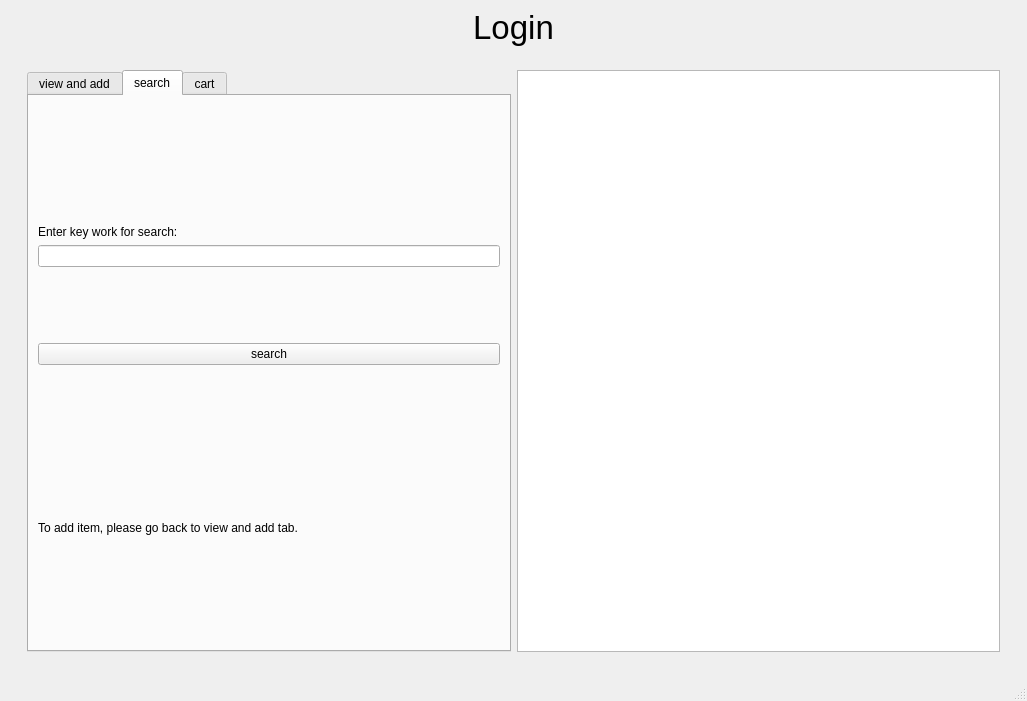
<?xml version="1.0" encoding="UTF-8"?>
<ui version="4.0">
 <class>MainWindow</class>
 <widget class="QMainWindow" name="MainWindow">
  <property name="geometry">
   <rect>
    <x>0</x>
    <y>0</y>
    <width>1027</width>
    <height>701</height>
   </rect>
  </property>
  <property name="windowTitle">
   <string>Shopping Application</string>
  </property>
  <widget class="QWidget" name="centralwidget">
   <layout class="QVBoxLayout" name="verticalLayout_7">
    <item>
     <layout class="QGridLayout" name="gridLayout">
      <item row="0" column="0">
       <spacer name="horizontalSpacer">
        <property name="orientation">
         <enum>Qt::Horizontal</enum>
        </property>
        <property name="sizeHint" stdset="0">
         <size>
          <width>40</width>
          <height>20</height>
         </size>
        </property>
       </spacer>
      </item>
      <item row="0" column="2">
       <spacer name="horizontalSpacer_2">
        <property name="orientation">
         <enum>Qt::Horizontal</enum>
        </property>
        <property name="sizeHint" stdset="0">
         <size>
          <width>40</width>
          <height>20</height>
         </size>
        </property>
       </spacer>
      </item>
      <item row="0" column="1">
       <widget class="QLabel" name="pageTitle">
        <property name="font">
         <font>
          <pointsize>25</pointsize>
         </font>
        </property>
        <property name="layoutDirection">
         <enum>Qt::LeftToRight</enum>
        </property>
        <property name="text">
         <string>Login</string>
        </property>
        <property name="alignment">
         <set>Qt::AlignCenter</set>
        </property>
       </widget>
      </item>
     </layout>
    </item>
    <item>
     <widget class="QStackedWidget" name="stackedWidget">
      <property name="font">
       <font>
        <pointsize>30</pointsize>
       </font>
      </property>
      <property name="currentIndex">
       <number>2</number>
      </property>
      <widget class="QWidget" name="login">
       <property name="font">
        <font>
         <pointsize>9</pointsize>
        </font>
       </property>
       <layout class="QGridLayout" name="gridLayout_3">
        <item row="0" column="0">
         <widget class="QTabWidget" name="tabWidget">
          <property name="currentIndex">
           <number>0</number>
          </property>
          <widget class="QWidget" name="userLogin">
           <attribute name="title">
            <string>User Login</string>
           </attribute>
           <layout class="QVBoxLayout" name="verticalLayout_3">
            <item>
             <widget class="QLabel" name="label_6">
              <property name="text">
               <string>Enter name:</string>
              </property>
             </widget>
            </item>
            <item>
             <widget class="QLineEdit" name="userName"/>
            </item>
            <item>
             <widget class="QLabel" name="label_7">
              <property name="text">
               <string>Enter password:</string>
              </property>
             </widget>
            </item>
            <item>
             <widget class="QLineEdit" name="userPw">
              <property name="echoMode">
               <enum>QLineEdit::Password</enum>
              </property>
             </widget>
            </item>
            <item>
             <spacer name="verticalSpacer_3">
              <property name="orientation">
               <enum>Qt::Vertical</enum>
              </property>
              <property name="sizeType">
               <enum>QSizePolicy::Fixed</enum>
              </property>
              <property name="sizeHint" stdset="0">
               <size>
                <width>20</width>
                <height>120</height>
               </size>
              </property>
             </spacer>
            </item>
            <item>
             <widget class="QPushButton" name="userLogin_2">
              <property name="text">
               <string>login</string>
              </property>
             </widget>
            </item>
            <item>
             <widget class="QLabel" name="userFail">
              <property name="text">
               <string>login fail</string>
              </property>
              <property name="alignment">
               <set>Qt::AlignCenter</set>
              </property>
             </widget>
            </item>
           </layout>
          </widget>
          <widget class="QWidget" name="adminLogin">
           <attribute name="title">
            <string>Admin Login</string>
           </attribute>
           <layout class="QVBoxLayout" name="verticalLayout_2">
            <item>
             <widget class="QLabel" name="label_3">
              <property name="text">
               <string>Enter name:</string>
              </property>
             </widget>
            </item>
            <item>
             <widget class="QLineEdit" name="adminName"/>
            </item>
            <item>
             <widget class="QLabel" name="label_4">
              <property name="text">
               <string>Enter password:</string>
              </property>
             </widget>
            </item>
            <item>
             <widget class="QLineEdit" name="adminPw_2">
              <property name="echoMode">
               <enum>QLineEdit::Password</enum>
              </property>
             </widget>
            </item>
            <item>
             <spacer name="verticalSpacer_2">
              <property name="orientation">
               <enum>Qt::Vertical</enum>
              </property>
              <property name="sizeType">
               <enum>QSizePolicy::Fixed</enum>
              </property>
              <property name="sizeHint" stdset="0">
               <size>
                <width>20</width>
                <height>120</height>
               </size>
              </property>
             </spacer>
            </item>
            <item>
             <widget class="QPushButton" name="adminLogin_2">
              <property name="text">
               <string>login</string>
              </property>
             </widget>
            </item>
            <item>
             <widget class="QLabel" name="adminFail">
              <property name="text">
               <string>login fail</string>
              </property>
              <property name="alignment">
               <set>Qt::AlignCenter</set>
              </property>
             </widget>
            </item>
           </layout>
          </widget>
          <widget class="QWidget" name="regi">
           <attribute name="title">
            <string>Register</string>
           </attribute>
           <layout class="QVBoxLayout" name="verticalLayout">
            <item>
             <widget class="QLabel" name="label">
              <property name="text">
               <string>Enter username:</string>
              </property>
             </widget>
            </item>
            <item>
             <widget class="QLineEdit" name="regiName"/>
            </item>
            <item>
             <widget class="QLabel" name="label_2">
              <property name="text">
               <string>Enter password:</string>
              </property>
             </widget>
            </item>
            <item>
             <widget class="QLineEdit" name="regiPw"/>
            </item>
            <item>
             <spacer name="verticalSpacer">
              <property name="orientation">
               <enum>Qt::Vertical</enum>
              </property>
              <property name="sizeType">
               <enum>QSizePolicy::Fixed</enum>
              </property>
              <property name="sizeHint" stdset="0">
               <size>
                <width>20</width>
                <height>120</height>
               </size>
              </property>
             </spacer>
            </item>
            <item>
             <widget class="QPushButton" name="regiConf">
              <property name="text">
               <string>register</string>
              </property>
             </widget>
            </item>
            <item>
             <widget class="QLabel" name="regiFail">
              <property name="text">
               <string>register fail</string>
              </property>
              <property name="alignment">
               <set>Qt::AlignCenter</set>
              </property>
             </widget>
            </item>
           </layout>
          </widget>
          <widget class="QWidget" name="guestLogin">
           <attribute name="title">
            <string>Guest</string>
           </attribute>
           <layout class="QGridLayout" name="gridLayout_6">
            <item row="0" column="0">
             <spacer name="horizontalSpacer_3">
              <property name="orientation">
               <enum>Qt::Horizontal</enum>
              </property>
              <property name="sizeHint" stdset="0">
               <size>
                <width>40</width>
                <height>20</height>
               </size>
              </property>
             </spacer>
            </item>
            <item row="0" column="1">
             <widget class="QPushButton" name="guestLogin_2">
              <property name="text">
               <string>Continue as Guest</string>
              </property>
             </widget>
            </item>
            <item row="0" column="2">
             <spacer name="horizontalSpacer_4">
              <property name="orientation">
               <enum>Qt::Horizontal</enum>
              </property>
              <property name="sizeHint" stdset="0">
               <size>
                <width>40</width>
                <height>20</height>
               </size>
              </property>
             </spacer>
            </item>
           </layout>
          </widget>
         </widget>
        </item>
       </layout>
      </widget>
      <widget class="QWidget" name="AdminMenu">
       <layout class="QGridLayout" name="gridLayout_4">
        <item row="0" column="0">
         <widget class="QTabWidget" name="adminTab">
          <property name="font">
           <font>
            <pointsize>9</pointsize>
           </font>
          </property>
          <property name="currentIndex">
           <number>0</number>
          </property>
          <widget class="QWidget" name="updateTab">
           <attribute name="title">
            <string>Update</string>
           </attribute>
           <layout class="QGridLayout" name="gridLayout_9">
            <item row="0" column="0">
             <widget class="QTableView" name="updateView"/>
            </item>
            <item row="1" column="0">
             <widget class="QWidget" name="widget_2" native="true">
              <layout class="QGridLayout" name="gridLayout_10">
               <item row="1" column="4">
                <widget class="QPushButton" name="updateCommit">
                 <property name="text">
                  <string>CommitAll</string>
                 </property>
                </widget>
               </item>
               <item row="0" column="1">
                <widget class="QComboBox" name="updateViewSelect">
                 <item>
                  <property name="text">
                   <string>Categories</string>
                  </property>
                 </item>
                 <item>
                  <property name="text">
                   <string>SubCategories</string>
                  </property>
                 </item>
                 <item>
                  <property name="text">
                   <string>Items</string>
                  </property>
                 </item>
                 <item>
                  <property name="text">
                   <string>ItemsOnSale</string>
                  </property>
                 </item>
                </widget>
               </item>
               <item row="0" column="2">
                <widget class="QPushButton" name="updateAdd">
                 <property name="text">
                  <string>Add</string>
                 </property>
                </widget>
               </item>
               <item row="0" column="3">
                <widget class="QPushButton" name="updateDelete">
                 <property name="text">
                  <string>Delete Selected</string>
                 </property>
                </widget>
               </item>
               <item row="1" column="1">
                <widget class="QPushButton" name="updateCancel">
                 <property name="text">
                  <string>Cancel</string>
                 </property>
                </widget>
               </item>
               <item row="0" column="4">
                <widget class="QPushButton" name="updateToDiscount">
                 <property name="text">
                  <string>Add Items to Discount</string>
                 </property>
                </widget>
               </item>
               <item row="1" column="2" colspan="2">
                <widget class="QPushButton" name="updateRmExpired">
                 <property name="text">
                  <string>Remove all expired sales items</string>
                 </property>
                </widget>
               </item>
              </layout>
             </widget>
            </item>
           </layout>
          </widget>
          <widget class="QWidget" name="catModifyTab">
           <attribute name="title">
            <string>Category Modify</string>
           </attribute>
           <layout class="QVBoxLayout" name="verticalLayout_8">
            <item>
             <widget class="QWidget" name="widget_3" native="true">
              <layout class="QHBoxLayout" name="horizontalLayout_2">
               <item>
                <widget class="QTableView" name="catItemView"/>
               </item>
               <item>
                <widget class="QTableView" name="catSubView"/>
               </item>
               <item>
                <widget class="QTableView" name="catCatView"/>
               </item>
              </layout>
             </widget>
            </item>
            <item>
             <widget class="QPushButton" name="refresh">
              <property name="text">
               <string>Refresh</string>
              </property>
             </widget>
            </item>
            <item>
             <widget class="QWidget" name="widget_4" native="true">
              <layout class="QHBoxLayout" name="horizontalLayout_3">
               <item>
                <widget class="QPushButton" name="catItemToSub">
                 <property name="text">
                  <string>Set Items to Subcategory</string>
                 </property>
                </widget>
               </item>
               <item>
                <widget class="QPushButton" name="catSubToCat">
                 <property name="text">
                  <string>Set Subcategory to Category</string>
                 </property>
                </widget>
               </item>
              </layout>
             </widget>
            </item>
           </layout>
          </widget>
         </widget>
        </item>
       </layout>
      </widget>
      <widget class="QWidget" name="UsrMenu">
       <layout class="QVBoxLayout" name="verticalLayout_5">
        <item>
         <widget class="QWidget" name="widget" native="true">
          <layout class="QHBoxLayout" name="horizontalLayout">
           <item>
            <widget class="QTabWidget" name="userTab">
             <property name="font">
              <font>
               <pointsize>9</pointsize>
              </font>
             </property>
             <property name="currentIndex">
              <number>1</number>
             </property>
             <property name="iconSize">
              <size>
               <width>16</width>
               <height>16</height>
              </size>
             </property>
             <widget class="QWidget" name="userView">
              <attribute name="title">
               <string>view and add</string>
              </attribute>
              <layout class="QGridLayout" name="gridLayout_7">
               <item row="0" column="0" rowspan="2">
                <layout class="QGridLayout" name="gridLayout_2">
                 <item row="2" column="0">
                  <widget class="QLabel" name="label_5">
                   <property name="text">
                    <string>Category:</string>
                   </property>
                  </widget>
                 </item>
                 <item row="6" column="0">
                  <layout class="QVBoxLayout" name="verticalLayout_4">
                   <item>
                    <widget class="QLabel" name="label_9">
                     <property name="text">
                      <string>Enter the value:</string>
                     </property>
                    </widget>
                   </item>
                   <item>
                    <widget class="QSpinBox" name="itemVal"/>
                   </item>
                  </layout>
                 </item>
                 <item row="3" column="1">
                  <widget class="QComboBox" name="userSubcat"/>
                 </item>
                 <item row="4" column="0" colspan="2">
                  <widget class="QPushButton" name="userCatView">
                   <property name="text">
                    <string>view</string>
                   </property>
                  </widget>
                 </item>
                 <item row="3" column="0">
                  <widget class="QLabel" name="label_8">
                   <property name="text">
                    <string>SubCategory:</string>
                   </property>
                  </widget>
                 </item>
                 <item row="6" column="1">
                  <widget class="QPushButton" name="addCart">
                   <property name="text">
                    <string>add selected item to cart</string>
                   </property>
                  </widget>
                 </item>
                 <item row="2" column="1">
                  <widget class="QComboBox" name="userCat"/>
                 </item>
                 <item row="5" column="0" colspan="2">
                  <widget class="QPushButton" name="userViewSale">
                   <property name="text">
                    <string>view items on sale</string>
                   </property>
                  </widget>
                 </item>
                </layout>
               </item>
              </layout>
             </widget>
             <widget class="QWidget" name="userSearch">
              <attribute name="title">
               <string>search</string>
              </attribute>
              <layout class="QVBoxLayout" name="verticalLayout_6">
               <item>
                <spacer name="verticalSpacer_6">
                 <property name="orientation">
                  <enum>Qt::Vertical</enum>
                 </property>
                 <property name="sizeType">
                  <enum>QSizePolicy::Fixed</enum>
                 </property>
                 <property name="sizeHint" stdset="0">
                  <size>
                   <width>20</width>
                   <height>120</height>
                  </size>
                 </property>
                </spacer>
               </item>
               <item>
                <widget class="QLabel" name="label_10">
                 <property name="text">
                  <string>Enter key work for search:</string>
                 </property>
                </widget>
               </item>
               <item>
                <widget class="QLineEdit" name="searchLnEdit"/>
               </item>
               <item>
                <spacer name="verticalSpacer_5">
                 <property name="orientation">
                  <enum>Qt::Vertical</enum>
                 </property>
                 <property name="sizeType">
                  <enum>QSizePolicy::Fixed</enum>
                 </property>
                 <property name="sizeHint" stdset="0">
                  <size>
                   <width>20</width>
                   <height>70</height>
                  </size>
                 </property>
                </spacer>
               </item>
               <item>
                <widget class="QPushButton" name="searchButton">
                 <property name="text">
                  <string>search</string>
                 </property>
                </widget>
               </item>
               <item>
                <spacer name="verticalSpacer_4">
                 <property name="orientation">
                  <enum>Qt::Vertical</enum>
                 </property>
                 <property name="sizeType">
                  <enum>QSizePolicy::Fixed</enum>
                 </property>
                 <property name="sizeHint" stdset="0">
                  <size>
                   <width>20</width>
                   <height>150</height>
                  </size>
                 </property>
                </spacer>
               </item>
               <item>
                <widget class="QLabel" name="label_11">
                 <property name="text">
                  <string>To add item, please go back to view and add tab.</string>
                 </property>
                </widget>
               </item>
               <item>
                <spacer name="verticalSpacer_7">
                 <property name="orientation">
                  <enum>Qt::Vertical</enum>
                 </property>
                 <property name="sizeHint" stdset="0">
                  <size>
                   <width>20</width>
                   <height>40</height>
                  </size>
                 </property>
                </spacer>
               </item>
              </layout>
             </widget>
             <widget class="QWidget" name="userCart">
              <attribute name="title">
               <string>cart</string>
              </attribute>
              <layout class="QGridLayout" name="gridLayout_8">
               <item row="0" column="0" colspan="2">
                <widget class="QPushButton" name="displayCart">
                 <property name="text">
                  <string>Display your cart</string>
                 </property>
                </widget>
               </item>
               <item row="1" column="0">
                <widget class="QLabel" name="label_12">
                 <property name="text">
                  <string>Id:</string>
                 </property>
                </widget>
               </item>
               <item row="1" column="1">
                <widget class="QLineEdit" name="cartIdLnEdit"/>
               </item>
               <item row="2" column="0">
                <widget class="QLabel" name="label_13">
                 <property name="text">
                  <string>Quantity:</string>
                 </property>
                </widget>
               </item>
               <item row="2" column="1">
                <widget class="QLineEdit" name="cartQuantityLnEdit"/>
               </item>
               <item row="3" column="1">
                <widget class="QPushButton" name="cartUpdateButton">
                 <property name="text">
                  <string>Update</string>
                 </property>
                </widget>
               </item>
               <item row="4" column="1">
                <widget class="QPushButton" name="checkOutButton">
                 <property name="text">
                  <string>Check out</string>
                 </property>
                </widget>
               </item>
              </layout>
             </widget>
            </widget>
           </item>
           <item>
            <widget class="QTableView" name="userTableView"/>
           </item>
          </layout>
         </widget>
        </item>
       </layout>
      </widget>
     </widget>
    </item>
   </layout>
  </widget>
  <widget class="QMenuBar" name="menubar">
   <property name="geometry">
    <rect>
     <x>0</x>
     <y>0</y>
     <width>1027</width>
     <height>26</height>
    </rect>
   </property>
  </widget>
  <widget class="QStatusBar" name="statusbar"/>
 </widget>
 <resources/>
 <connections/>
</ui>
